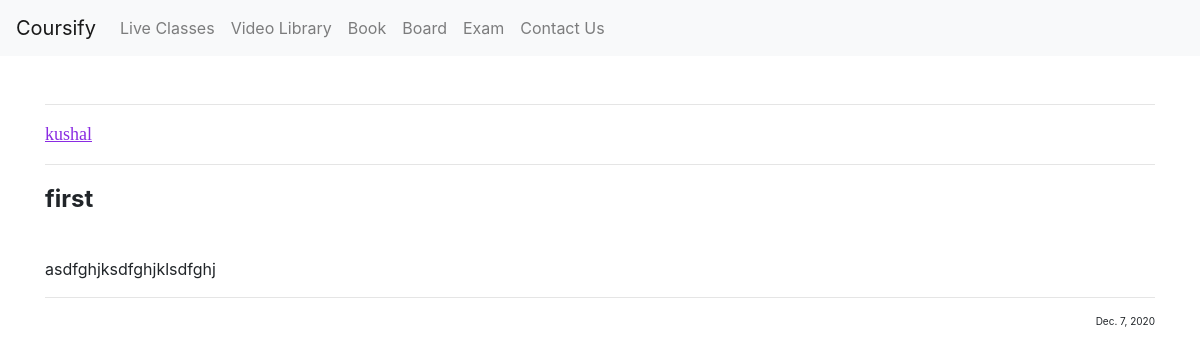
Before: /home/doubtpost/2 with the older database file.
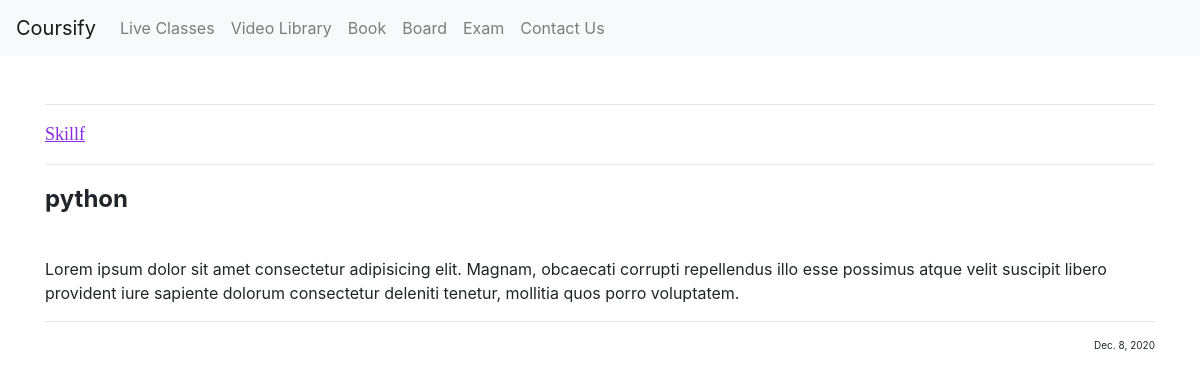
After: the same page with the newer database file.
### doubt/models.py (models this page shows, shortened)
class DoubtQuestion(models.Model):
    post_id = models.AutoField(primary_key=True)
    name = models.CharField(max_length=50)
    title = models.CharField(max_length=250)
    content = models.CharField(max_length=5000)
    image = models.ImageField(upload_to='doubt/post', default ="" )
    date = models.DateField()

### doubt/views.py (the view)
# urls.py: path('doubtpost/<int:id>' , views.doubtpost , name="doubtpost"),
def doubtpost(request, id):
    post = DoubtQuestion.objects.filter(post_id = id)[0]
    return render(request, 'doubtpost.html', {'post': post})

### doubt/templates/doubtpost.html (shortened to what this page needs)
{% extends 'basic.html' %}
{% load static %}
{% block body %}
<div class="container my-5">
    <hr>
    <p class="name">{{post.name}}</p>
    <hr>
    <p class="title">{{post.title}}</p>
    <p>{{post.content}}</p>
    <hr>
    <p class="date">{{post.date}}</p>
    <div class="fb-like" data-href="http://127.0.0.1:8000/home/doubtpost/&#123;&#123;post.post_id&#125;&#125;" data-width="" data-layout="standard" data-action="like" data-size="large" data-share="true"></div> <br>
</div>
{% endblock%}

Changed rows visible on the page:
changed DoubtQuestion: name "kushal" → "Skillf"; title "first" → "python"; content "asdfghjksdfghjklsdfghj" → "Lorem ipsum dolor sit amet consectetur adipisicing elit. Magnam, obcaecati corrupti repellendus illo esse possimus atque velit suscipit libero provident iure sapiente dolorum consectetur deleniti tenetur, mollitia quos porro voluptatem."; date "Dec. 7, 2020" → "Dec. 8, 2020"
